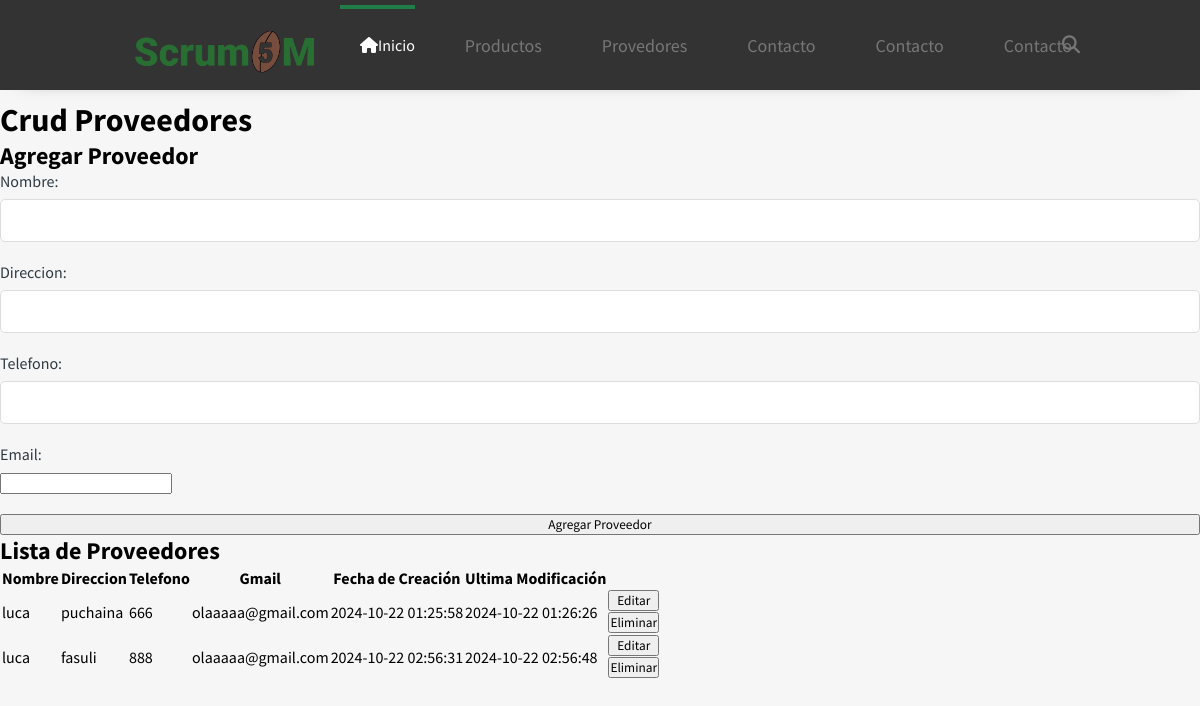
Screenshot of /proveedores/ with the database file from the repository.
### SistemaWeb/models.py (models this page shows, shortened)
class Proveedor(models.Model):
    nombre = models.CharField(max_length=200)
    direccion = models.CharField(max_length=200)
    telefono = models.CharField(max_length=15)
    email = models.EmailField()
    creado = models.DateTimeField(auto_now_add=True)
    actualizado = models.DateTimeField(auto_now=True)

### SistemaWeb/views.py (the view)
# urls.py: path('proveedores/', views.crud_proveedores, name='crud_proveedores'),
def crud_proveedores(request):
    proveedores = Proveedor.objects.all()  # Obtener todos los proveedores
    if request.method == 'POST':
        if 'crear' in request.POST:
            formulario = ProveedorForm(request.POST)
            if formulario.is_valid():
                formulario.save()  # Guarda el nuevo proveedor
                return redirect('crud_proveedores')  # Redirige a la misma vista
        elif 'editar' in request.POST:
            proveedor_id = request.POST.get('proveedor_id')
            proveedor = get_object_or_404(Proveedor, id=proveedor_id)
            formulario = ProveedorForm(request.POST, instance=proveedor)  # Cargar el proveedor existente
            if formulario.is_valid():
                formulario.save()  # Actualiza el proveedor
                return redirect('crud_proveedores')  # Redirige a la misma vista
        elif 'eliminar' in request.POST:
            proveedor_id = request.POST.get('proveedor_id')
            proveedor = get_object_or_404(Proveedor, id=proveedor_id)
            proveedor.delete()  # Elimina el proveedor
            return redirect('crud_proveedores')  # Redirige a la misma vista
    else:
        formulario = ProveedorForm()  # Crear un formulario vacío para agregar
    proveedor_id = request.GET.get('proveedor_id')
    if proveedor_id:
        proveedor = get_object_or_404(Proveedor, id=proveedor_id)
        formulario = ProveedorForm(instance=proveedor)  # Cargar el proveedor para editar
    return render(request, 'crud_proveedores.html', {
        'proveedores': proveedores,
        'formulario': formulario
    })

### SistemaWeb/forms.py
class ProveedorForm(forms.ModelForm):
    class Meta:
        model = Proveedor
        fields = ['nombre', 'direccion', 'telefono', 'email']

### SistemaWeb/templates/crud_proveedores.html (shortened to what this page needs)
{% extends 'base.html' %}
{% load static %}
{% block content %}
<h1>Crud Proveedores</h1>
    <h2>{% if formulario.instance.id %}Editar Proveedor{% else %}Agregar Proveedor{% endif %}</h2>
    <form method="POST" action="">
        {{ formulario.as_p }}
        <button type="submit" name="{% if formulario.instance.id %}editar{% else %}crear{% endif %}">{{ formulario.instance.id|yesno:"Actualizar,Agregar" }} Proveedor</button>
    </form>
    <h2>Lista de Proveedores</h2>
    <table>
        <thead>
            <tr>
                <th>Nombre</th>
                <th>Direccion</th>
                <th>Telefono</th>
                <th>Gmail</th>
                <th>Fecha de Creación</th>
                <th>Ultima Modificación</th>
            </tr>
        </thead>
        <tbody>
            {% for proveedor in proveedores %}
            <tr>
                <td>{{ proveedor.nombre }}</td>
                <td>{{ proveedor.direccion }}</td>
                <td>{{ proveedor.telefono }}</td>
                <td>{{ proveedor.email }}</td>
                <td>{{ proveedor.creado|date:"Y-m-d H:i:s" }}</td>
                <td>{{ proveedor.actualizado|date:"Y-m-d H:i:s" }}</td>
                <td>
                    <form method="GET" action="">
                        <button type="submit" name="editar">Editar</button>
                    </form>
                    <form method="POST" action="" style="display:inline;">
                        <button type="submit" name="eliminar" onclick="return confirm('¿Estás seguro de eliminar este proveedor?');">Eliminar</button>
                    </form>
                </td>
            </tr>
            {% endfor %}
        </tbody>
    </table>
{% endblock %}

### SistemaWeb/static/css/principal.css (style rules this page uses)
* { margin: 0; padding: 0; box-sizing: border-box; text-decoration: none; font-family: 'Source Sans Pro', sans-serif; }
body { background: #f6f6f6; }

### SistemaWeb/static/css/styles.css (style rules this page uses)
form { display: flex; flex-direction: column; gap: 20px; }
form p { margin: 0; }
form label { display: block; margin-bottom: 8px; color: #2e3a43; font-weight: 500; }
form input[type="text"], form input[type="number"], form input[type="file"], form textarea, form select { width: 100%; padding: 12px; border: 1px solid #ddd; border-radius: 5px; transition: border-color 0.3s ease; }

### rows the page displays
Proveedor: nombre "luca", direccion "puchaina", telefono "666", email "olaaaaa@gmail.com", creado "2024-10-22 01:25:58", actualizado "2024-10-22 01:26:26"
Proveedor: nombre "luca", direccion "fasuli", telefono "888", email "olaaaaa@gmail.com", creado "2024-10-22 02:56:31", actualizado "2024-10-22 02:56:48"
